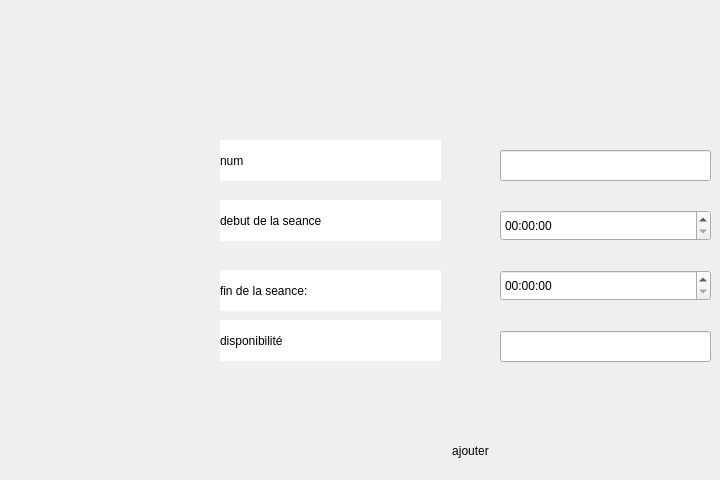
      <widget class="QWidget" name="ajouter">
       <attribute name="title">
        <string>ajouter</string>
       </attribute>
       <widget class="QLineEdit" name="lineEditNom_7">
        <property name="geometry">
         <rect>
          <x>500</x>
          <y>150</y>
          <width>211</width>
          <height>31</height>
         </rect>
        </property>
        <property name="toolTip">
         <string>&lt;html&gt;&lt;head/&gt;&lt;body&gt;&lt;p&gt;bgnh,&lt;/p&gt;&lt;/body&gt;&lt;/html&gt;</string>
        </property>
        <property name="styleSheet">
         <string notr="true"/>
        </property>
       </widget>
       <widget class="QTimeEdit" name="timeEdit_3">
        <property name="geometry">
         <rect>
          <x>500</x>
          <y>270</y>
          <width>211</width>
          <height>31</height>
         </rect>
        </property>
       </widget>
       <widget class="QLineEdit" name="lineEditPrenom_2">
        <property name="geometry">
         <rect>
          <x>500</x>
          <y>331</y>
          <width>211</width>
          <height>31</height>
         </rect>
        </property>
       </widget>
       <widget class="QTimeEdit" name="timeEdit_4">
        <property name="geometry">
         <rect>
          <x>500</x>
          <y>210</y>
          <width>211</width>
          <height>31</height>
         </rect>
        </property>
       </widget>
       <widget class="QLabel" name="label_76">
        <property name="geometry">
         <rect>
          <x>220</x>
          <y>320</y>
          <width>221</width>
          <height>41</height>
         </rect>
        </property>
        <property name="styleSheet">
         <string notr="true">background-color:white</string>
        </property>
        <property name="text">
         <string>disponibilité</string>
        </property>
       </widget>
       <widget class="QLabel" name="label_81">
        <property name="geometry">
         <rect>
          <x>220</x>
          <y>200</y>
          <width>221</width>
          <height>41</height>
         </rect>
        </property>
        <property name="styleSheet">
         <string notr="true">background-color:white</string>
        </property>
        <property name="text">
         <string>debut de la seance</string>
        </property>
       </widget>
       <widget class="QLabel" name="label_82">
        <property name="geometry">
         <rect>
          <x>220</x>
          <y>140</y>
          <width>221</width>
          <height>41</height>
         </rect>
        </property>
        <property name="styleSheet">
         <string notr="true">background-color:white</string>
        </property>
        <property name="text">
         <string>num</string>
        </property>
       </widget>
       <widget class="QLabel" name="label_83">
        <property name="geometry">
         <rect>
          <x>220</x>
          <y>270</y>
          <width>221</width>
          <height>41</height>
         </rect>
        </property>
        <property name="styleSheet">
         <string notr="true">background-color:white</string>
        </property>
        <property name="text">
         <string>fin de la seance:</string>
        </property>
       </widget>
       <widget class="QPushButton" name="pushButton_Modifier_5">
        <property name="geometry">
         <rect>
          <x>420</x>
          <y>430</y>
          <width>101</width>
          <height>41</height>
         </rect>
        </property>
        <property name="styleSheet">
         <string notr="true">border-radius:20px;</string>
        </property>
        <property name="text">
         <string>ajouter</string>
        </property>
       </widget>
      </widget>
